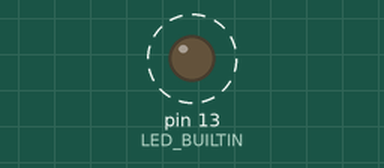
The sketch below on a simulated Arduino Uno, built with avr-gcc and run on an emulated ATmega328P. On the bench: output pins drawn as LEDs (lit = HIGH). Dashed ring = blinking. Pins used as bus, display or sensor lines are not drawn.

Above: at 0.07 s.
Timing chart, 0 to 3.0 s (numbered marks = the images above):
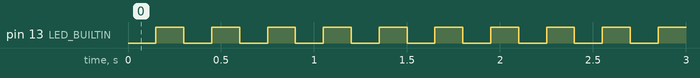

The sketch:

6502-clock.ino
```cpp
#define CLK 2
void setup() {
  // put your setup code here, to run once:
  pinMode(CLK, OUTPUT);
  pinMode(LED_BUILTIN, OUTPUT);
}

bool pulse;

void loop() {
  digitalWrite(CLK, pulse);
  digitalWrite(LED_BUILTIN, pulse);
  delay(150);
  pulse = !pulse;
}
```

Measured:
- by itself, pin 13 (LED_BUILTIN): alternates HIGH for 0.15 s and LOW for 0.15 s
